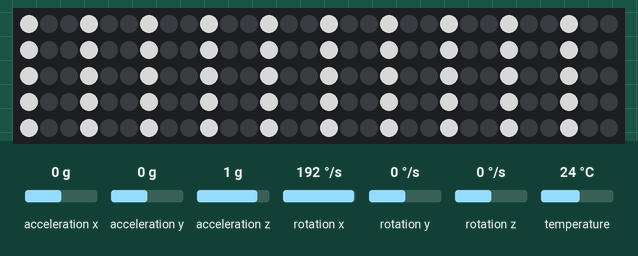
A program run on a simulated ESP8266 (Wemos D1 mini). Shown: 150 RGB LEDs in strip order, left to right, continuing on the next row. Inputs (shaded band) come from the test bench; at power-on: rotation x 0 °/s, rotation y 0 °/s, rotation z 0 °/s, acceleration x 0 g, acceleration y 0 g, acceleration z 1 g, temperature 24 °C. Dim RGB values are drawn brighter than linear; random numbers use the default seed unless the program sets one; what the program prints to the serial monitor is not drawn.

1.3 s: rotation x set to 192 °/s
Above: at 2.5 s.

The program:

main.cpp
```cpp
#include <Arduino.h>
#include <Adafruit_NeoPixel.h>
#include <Adafruit_MPU6050.h>
#include <Adafruit_Sensor.h>

#define NUM_PIXEL 150
#define PIXEL_PIN 14
Adafruit_NeoPixel *strip;
unsigned char pixel[50];

Adafruit_MPU6050 mpu;

void setup() {
  Serial.begin(115200);

  strip = new Adafruit_NeoPixel(NUM_PIXEL, PIXEL_PIN, NEO_GRB | NEO_KHZ800);
  strip->begin();

  for (unsigned int i = 0; i < NUM_PIXEL; i++) {
    strip->setPixelColor(i, 0, 0, 0);
  }

  strip->show();

  while (!mpu.begin()) {
    Serial.println("Failed to find MPU6050 chip");
    delay(1000);
  }

  mpu.setAccelerometerRange(MPU6050_RANGE_16_G);
  mpu.setGyroRange(MPU6050_RANGE_250_DEG);
  mpu.setFilterBandwidth(MPU6050_BAND_21_HZ);
}

void pixel_sync() {
  int stride = NUM_PIXEL / sizeof(pixel);

  for (unsigned int i = 0; i < sizeof(pixel); i++) {
    strip->setPixelColor(i * stride, pixel[i], pixel[i], pixel[i]);
  }

  strip->show();
}

void short_flashes(int n) {
  for (int i = 0; i < n; i++) {
    delay(100);
    memset(pixel, 127 + random(127), sizeof(pixel));
    pixel_sync();
    delay(random(20));

    memset(pixel, 0, sizeof(pixel));
    pixel_sync();
  }
}

void flash(int len) {
  memset(pixel, 0, sizeof(pixel));

  for (unsigned int i = 0; i < sizeof(pixel); i++) {
    pixel[i] = 127 + random(127);
    pixel_sync();
  }

  for (int i = 0; i < len; i++) {
    memset(pixel, 0, sizeof(pixel));
    pixel_sync();
    delay(random(20));

    memset(pixel, 127 + random(127), sizeof(pixel));
    pixel_sync();
    delay(random(20));
  }

  for (unsigned int i = 0; i < sizeof(pixel); i++) {
    pixel[i] = 0;
    pixel_sync();
  }
}

void jump_check(int n) {
  const int threshold = 3.0;

  for (int i = 0; i < n; i++) {
    Serial.println("checking ...");
    sensors_event_t a, g, temp;
    mpu.getEvent(&a, &g, &temp);

    if (g.gyro.x > threshold || g.gyro.y > threshold || g.gyro.z > threshold)
      flash(random(50) + 10);

    yield();
  }
}
void lightning(unsigned int center, unsigned int size) {
  for (unsigned int n = 0; n < size*2; n++) {
    memset(pixel, 0, sizeof(pixel));

    pixel[center] = random(255);

    for (int i = 0; i < size/2; i++) {
      if (center+i < sizeof(pixel))
        pixel[center+i] = random(255); //min(0, int(pixel[center] - random(100)));

      if (center-i >= 0)
        pixel[center-i] = random(255); //min(0, int(pixel[center] - random(100)));
    }

    pixel_sync();
    jump_check(15);
  }

  memset(pixel, 0, sizeof(pixel));
  pixel_sync();
}

void loop() {
  lightning(random(sizeof(pixel)), random(15));

  if (random(5) == 0) {
    short_flashes(random(3));
  }

  jump_check(500);
}
```

Measured:
- what the display in image 0 shows lasts 0.8 s, from 1.9 s to 2.7 s
